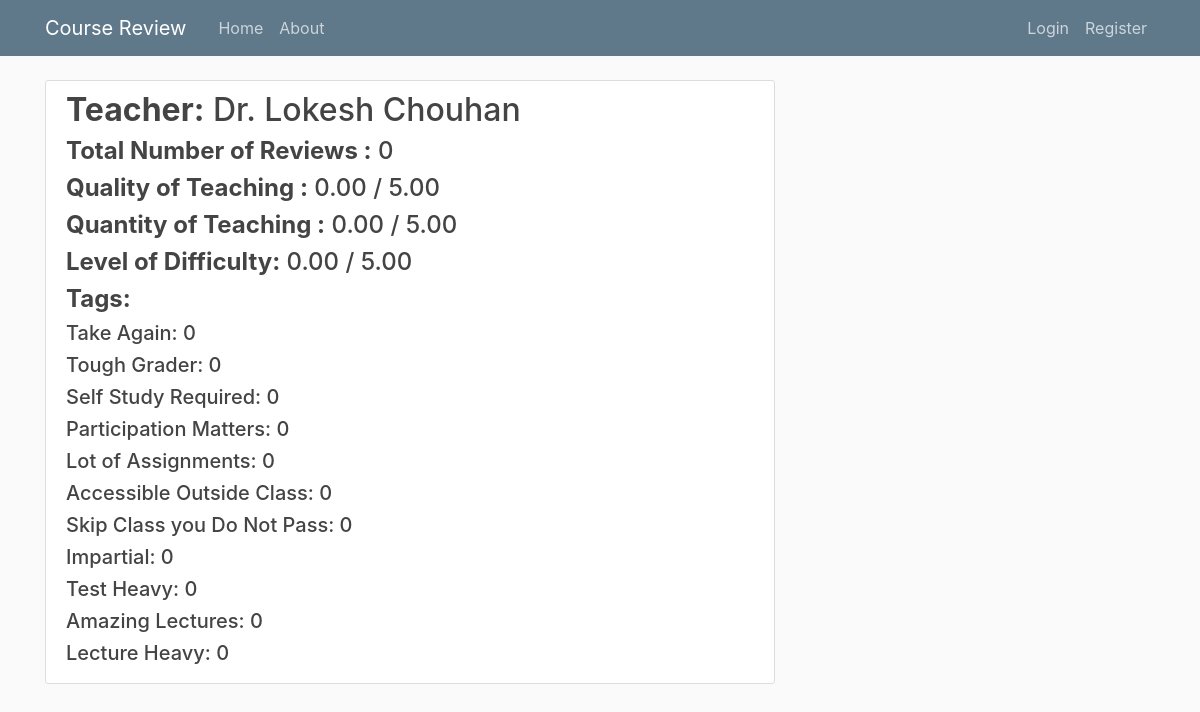
The app's page /teacher/3 with its own data.
### blog/models.py (models this page shows, shortened)
class Teacher(models.Model):
	teacher_name = models.CharField(max_length=100, default="")
	quality = models.DecimalField(max_digits=20,decimal_places=2,default=Decimal('0.00'))
	quantity = models.DecimalField(max_digits=20,decimal_places=2,default=Decimal('0.00'))
	level_of_difficulty = models.DecimalField(max_digits=20,decimal_places=2,default=Decimal('0.00'))
	take_again = models.IntegerField(default=0)
	tough_grader = models.IntegerField(default=0)
	self_study_required = models.IntegerField(default=0)
	participation_matters = models.IntegerField(default=0)
	lot_of_assignment = models.IntegerField(default=0)
	accessible_outside_class = models.IntegerField(default=0)
	skip_class_you_dont_pass = models.IntegerField(default=0)
	impartial = models.IntegerField(default=0)
	test_heavy = models.IntegerField(default=0)
	amazing_lectures = models.IntegerField(default=0)
	lecture_heavy = models.IntegerField(default=0)
	total_reviews = models.IntegerField(default=0)

### blog/views.py (the view)
# urls.py: path('teacher/<int:pk>', TeacherDetailView.as_view(), name='teacher-detail'),
class TeacherDetailView(DetailView):
	model = Teacher

### blog/templates/blog/teacher_detail.html
{% extends "blog/base.html" %}
{% block content %}
	<article class="media content-section">
	  <div class="media-body">
		    <h2 class="article-title"><b>Teacher:</b> {{ object.teacher_name }}</h2>
		    <div>
		    	<h4><b>Total Number of Reviews :</b> {{ object.total_reviews }}</h4>
		    </div>
		    <div>
		    	<h4><b>Quality of Teaching :</b> {{ object.quality }} / 5.00 </h4>
		    </div>
		    <div>
		    	<h4><b>Quantity of Teaching :</b> {{ object.quantity }} / 5.00 </h4>
		    </div>
		    <div>
		    	<h4><b>Level of Difficulty:</b> {{ object.level_of_difficulty }} / 5.00 </h4>
		    </div>
		    <div>
		    	<h4><b>Tags:</b></h4>
		    	<h5>Take Again: {{ object.take_again }}</h5>
		    	<h5>Tough Grader: {{ object.tough_grader }}</h5>
		    	<h5>Self Study Required: {{ object.self_study_required }}</h5>
		    	<h5>Participation Matters: {{ object.participation_matters }}</h5>
		    	<h5>Lot of Assignments: {{ object.lot_of_assignment }}</h5>
		    	<h5>Accessible Outside Class: {{ object.accessible_outside_class }}</h5>
		    	<h5>Skip Class you Do Not Pass: {{ object.skip_class_you_dont_pass }}</h5>
		    	<h5>Impartial: {{ object.impartial }}</h5>
		    	<h5>Test Heavy: {{ object.test_heavy }}</h5>
		    	<h5>Amazing Lectures: {{ object.amazing_lectures }}</h5>
		        <h5>Lecture Heavy: {{ object.lecture_heavy }}</h5>
	        </div>
	  </div>
	</article>
{% endblock content %}

### blog/static/blog/main.css (style rules this page uses)
body { background: #fafafa; color: #333333; margin-top: 5rem; }
h1, h2, h3, h4, h5, h6 { color: #444444; }
.content-section { background: #ffffff; padding: 10px 20px; border: 1px solid #dddddd; border-radius: 3px; margin-bottom: 20px; }
.article-title { color: #444444; }

### records on screen
Teacher: teacher_name "Dr. Lokesh Chouhan", total_reviews "0", quality "0.00", quantity "0.00", level_of_difficulty "0.00", take_again "0", tough_grader "0", self_study_required "0", participation_matters "0", lot_of_assignment "0", accessible_outside_class "0", skip_class_you_dont_pass "0", impartial "0", test_heavy "0", amazing_lectures "0", lecture_heavy "0"
